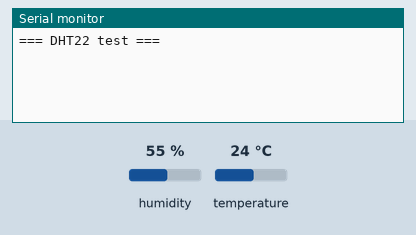
This sketch was run on a simulated Arduino Uno, built with avr-gcc and run on an emulated ATmega328P. Shown: the last lines printed to the serial monitor. Inputs (shaded band) come from the test bench; at power-on: humidity 55 %, temperature 24 °C.

Above: at 1.7 s.
1.8 s: humidity set to 22 %
At 3.1 s:
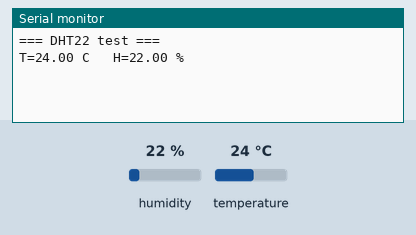
6.0 s: temperature set to 12 °C
At 7.8 s:
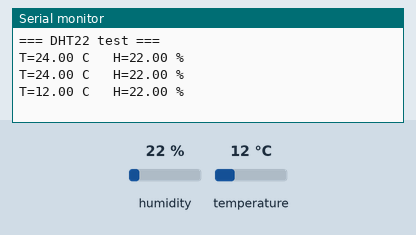
9.0 s: humidity set to 40 %
At 11.3 s:
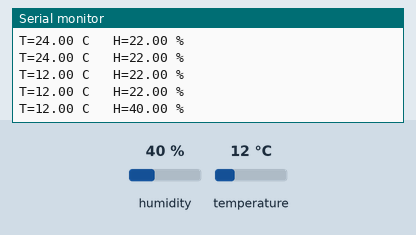

Measured:
- after the input at 1.8 s, the serial monitor: prints a new line after 0.71 s (image 1)
- after the input at 6.0 s, the serial monitor: prints a new line after 0.52 s (image 2)
- after the input at 9.0 s, the serial monitor: prints a new line after 1.5 s (image 3)

The sketch:

02_dht22.ino
```cpp
// 阶段 1.3：DHT22 单点读数（温湿度）
// 接线：VCC→3V3(右排19)  NC→空  DAT→D4(左排7)  GND→GND(右排6)
// 结论：2026-11-18 读通 T=19.40C / H=45.50%，数值稳定不跳
//
// 踩过的坑：模块丝印是 GND / NC / DAT / VCC，与"常见模块 VCC 在前"相反，
// 第一次按经验接，串口全是 read failed。

#include "DHT.h"

#define DHTPIN  4
#define DHTTYPE DHT22

DHT dht(DHTPIN, DHTTYPE);

void setup() {
  Serial.begin(115200);
  dht.begin();
  delay(500);
  Serial.println();
  Serial.println("=== DHT22 test ===");
}

void loop() {
  delay(2000);                    // DHT22 最快 2 秒一次，读太快返回 nan

  float h = dht.readHumidity();
  float t = dht.readTemperature();

  if (isnan(h) || isnan(t)) {
    Serial.println("read failed: check VCC(3V3) / DATA(D4) / GND / pull-up");
    return;
  }

  Serial.print("T="); Serial.print(t);
  Serial.print(" C   H="); Serial.print(h);
  Serial.println(" %");
}
```
